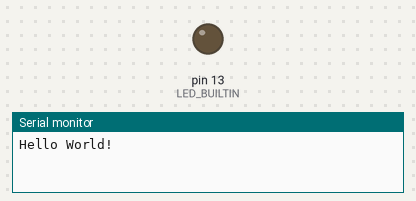
A sketch run on a simulated Arduino Uno, built with avr-gcc and run on an emulated ATmega328P. Parts: output pins drawn as LEDs (lit = HIGH), the last lines printed to the serial monitor.

Above: at 1.5 s.
At 6.25 s:
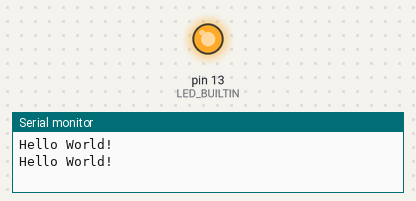
Timing chart, 0 to 7.4 s (numbered marks = the images above):
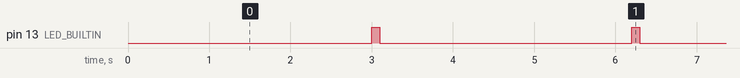

The sketch:

grupo_1_2026_-_ex1.ino
```cpp
// grupo 1

// 1) Blink - OK
// 2) Hello World

// the setup function runs once when you press reset or power the board
void setup() {

  // initialize digital pin LED_BUILTIN as an output.
  pinMode(LED_BUILTIN, OUTPUT);

  Serial.begin(9600);
}

// the loop function runs over and over again forever
void loop() {

  Serial.println("Hello World!");
  delay(3000);
  digitalWrite(LED_BUILTIN, HIGH);  // turn the LED on
  delay(100);
  digitalWrite(LED_BUILTIN, LOW);   // turn the LED off
  delay(100);
}
```

Measured:
- by itself, pin 13 (LED_BUILTIN): alternates HIGH for 0.10 s and LOW for 3.1 s
